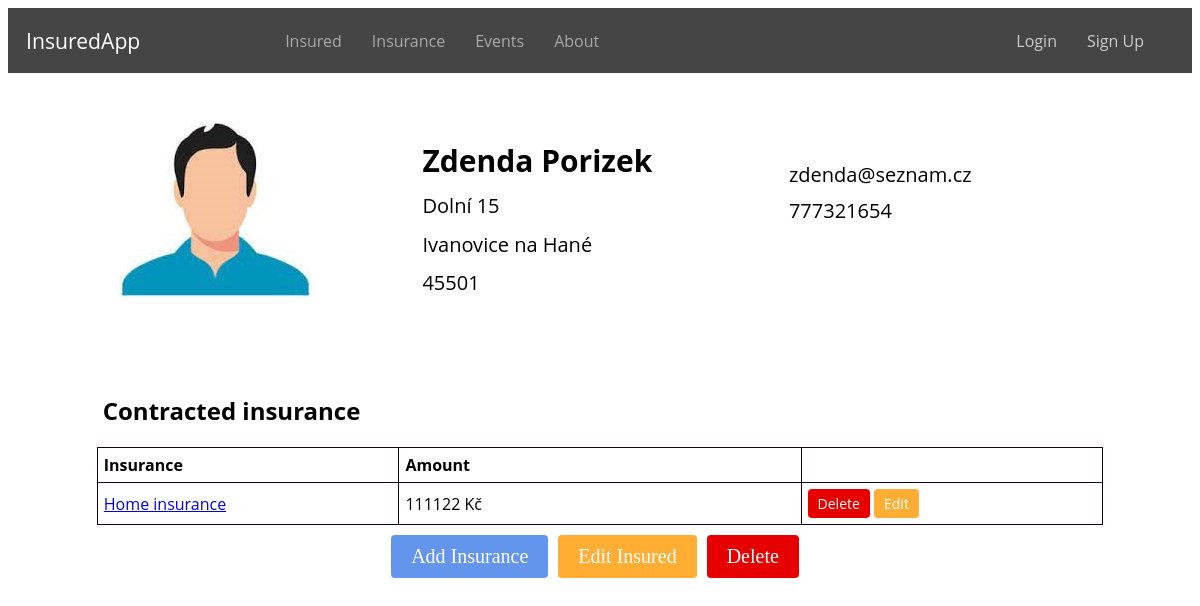
/insured/5/, run on an earlier commit of the app's database.
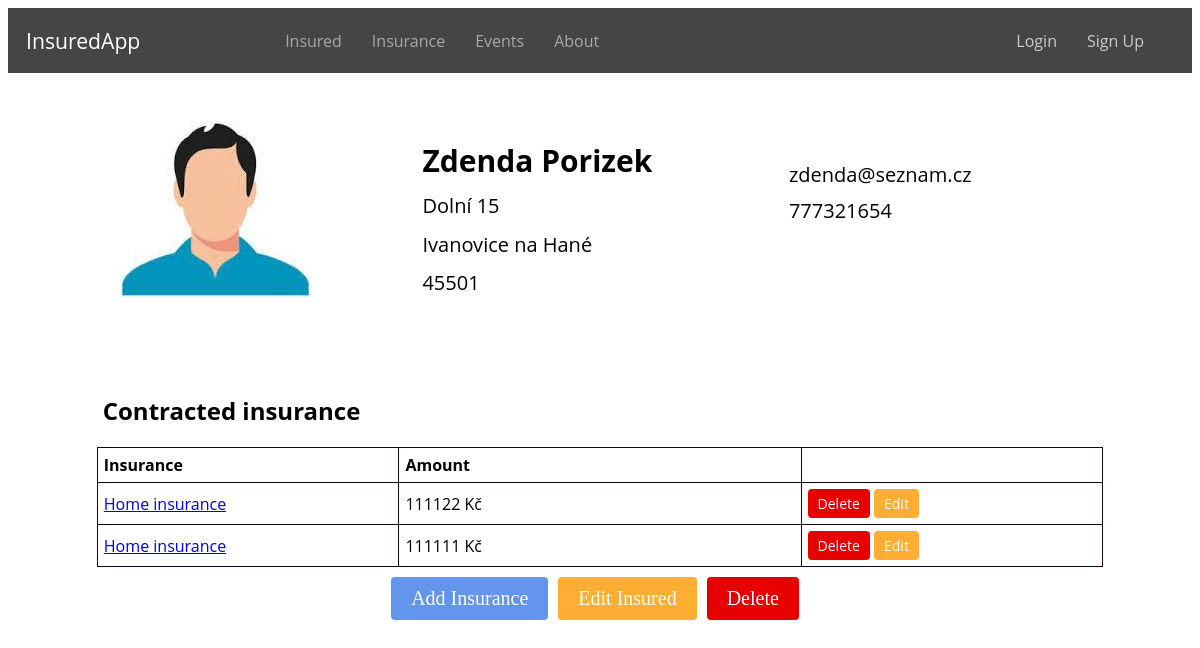
And on a later commit of the database.
### evidence/models.py (models this page shows, shortened)
class Insured(models.Model):
    user = models.ForeignKey(User, on_delete=models.CASCADE, related_name='insured', null=True)
    ROLE_CHOICES = (
        ('insurer', 'Insurer'),
        ('insured', 'Insured'),
    )
    first_name = models.CharField(max_length=100)
    profile_photo = models.ImageField(upload_to='profile_photos', blank=True, null=True)
    last_name = models.CharField(max_length=100)
    email = models.EmailField()
    role = models.CharField(max_length=10, choices=ROLE_CHOICES, null=True)
    street = models.CharField(max_length=100)
    city = models.CharField(max_length=64)
    zipcode = models.CharField(max_length=16)
    phone = models.CharField(max_length=16)
    class Meta:
        ordering = ['id']

class Insurance(models.Model):
    INSURANCE_TYPE = (
        ('home', 'Home insurance'),
        ('car', 'Car insurance'),
        ('property', 'Property insurance'),
    )
    insurance = models.ManyToManyField(Insured, related_name='insurance')
    type = models.CharField(max_length=32, choices=INSURANCE_TYPE)
    subject = models.CharField(max_length=32)
    amount = models.CharField(max_length=32)
    valid_from = models.DateField()
    valid_until = models.DateField()
    class Meta:
        ordering = ['id']

### evidence/views.py (the view)
# urls.py: path('insured/<int:insured_id>/', views.insured_detail, name='insured_detail'),
def insured_detail(request, insured_id):
    insured = get_object_or_404(Insured, pk=insured_id)
    return render(request, 'insured_detail.html', {'insured': insured, 'insured_id': insured_id})

### evidence/templates/insured_detail.html (shortened to what this page needs)
{% extends 'base.html' %}
{% load static %}
{% block content %}
    <div class="insured-info">
        <div class="thumbnail">
            {% if insured.profile_photo %}
                <img src="{{ insured.profile_photo.url }}" alt="Thumbnail">
            {% else %}
                <img src="{% static 'evidence/default_thumbnail.jpg' %}" alt="Default Thumbnail">
            {% endif %}
        </div>
        <div class="personal-info">
            <p class="name">{{ insured.first_name }} {{ insured.last_name }}</p>
            <p>{{ insured.street }}</p>
            <p>{{ insured.city }}</p>
            <p>{{ insured.zipcode }}</p>
        </div>
        <div class="contact-info">
            <p>{{ insured.email }}</p>
            <p>{{ insured.phone }}</p>
        </div>
    </div>
    <div class="insured-policies">
        <h2 class="insured-h">Contracted insurance</h2>
        <table class="policies-table">
            <thead>
                <tr>
                    <th>Insurance</th>
                    <th>Amount</th>
                    <th></th>
                </tr>
            </thead>
            <tbody>
            {% for policy in insured.insurance.all %}
                <tr>
                    <td><a href="{% url 'insurance_detail' insurance_id=policy.id %}">{{ policy.get_type_display }}</a></td>
                    <td>{{ policy.amount }} Kč</td>
                  <td>
                        <a href="{% url 'delete_insurance' insurance_id=policy.id %}" class="button button-delete" onclick="return confirm('Are you sure you want to delete this insurance?')">Delete</a>
                        <a href="{% url 'edit_insurance' insurance_id=policy.id %}" class="button button-edit">Edit</a>
                    </td>
                </tr>
            {% endfor %}
            </tbody>
        </table>
    </div>
    <div class="main-buttons">
        <a href="{% url 'add_insurance' insured_id=insured.id %}" class="button button-add">Add Insurance</a>
        <a href="{% url 'edit_insured' insured.id %}" class="button button-edit">Edit Insured</a>
        <a href="{% url 'delete_insured' insured.id %}" class="button button-delete" onclick="return confirm('Are you sure you want to delete this insured?')">Delete</a>
    </div>
{% endblock %}

### evidence/templates/base.html (shortened to what this page needs)
<!DOCTYPE html>
<html>
{% load static %}
<head>
    <link href="{% static 'css/style.css' %}" rel="stylesheet">
</head>
<body>
    <div class="navbar">
        <div class="navbar-logo">
            <a href="/" class="navbar-logo">InsuredApp</a>
        </div>
        <div class="navbar-links">
            <a href="/insured/" {% if request.path == '/insured/' %}class="active"{% endif %}>Insured</a>
            <a href="/insurances/" {% if request.path == '/insurances/' %}class="active"{% endif %}>Insurance</a>
            <a href="/insurance_events/" {% if request.path == '/insurance_events/' %}class="active"{% endif %}>Events</a>
            <a href="/about/" {% if request.path == '/about/' %}class="active"{% endif %}>About</a>
        </div>
        <div class="navbar-login">
            {% if user.is_authenticated %}
                <span>{{ user.username }}</span>
                <a href="/logout/">Logout</a>
            {% else %}
                <a href="/login/">Login</a>
                <a href="/signup/">Sign Up</a>
            {% endif %}
        </div>
    </div>
    <div class="content">
        {% block content %}{% endblock %}
    </div>
</body>
</html>

### static/css/style.css (style rules this page uses)
.navbar { color: #fff; background-color: #454545; padding: 18px; display: flex; align-items: center; justify-content: space-between; font-family: 'Open Sans', sans-serif; }
.navbar-links { display: flex; align-items: center; }
.navbar a { color: #ccc; text-decoration: none; margin-right: 30px; }
.navbar-logo { color: #fff !important; font-size: 115% ; margin-right: 10%; }
.navbar-links a { color: #A9A9A9; text-decoration: none; margin-right: 30px; }
.navbar-login { display: flex; align-items: center; margin-left: auto; }
.insured-h, .insurances-h, .insured-events-h { margin-top: 5%; margin-left: 8%; font-family: 'Open Sans', sans-serif; }
.button { display: inline-block; padding: 5px 10px; color: #fff; text-decoration: none; font-size: 14px; border-radius: 4px; }
.button-add { background-color: #6495ED; }
.button-edit { background-color: #ffad33; }
.button-delete { background-color: #e60000; }
.main-buttons { display: flex; justify-content: center; margin-top: 10px; }
.main-buttons .button { margin-right: 10px; font-size: 20px; padding: 10px 20px; }
.insured-table, .policies-table, .insurances-table, .insured-events-table { width: 85%; margin-top: 20px; margin-left: auto; margin-right: auto; border-collapse: collapse; font-family: 'Open Sans', sans-serif; }
.insured-table th, .insured-table td, .policies-table th, .policies-table td, .insurances-table th, .insurances-table td, .insured-events-table th, .insured-events-table td { padding: 6px; border: 1px solid #1a001a; }
.policies-table th:nth-child(2), .policies-table td:nth-child(2) { width: 40%; }
.policies-table th:nth-child(1), .policies-table td:nth-child(1), .policies-table th:nth-child(3), .policies-table td:nth-child(3) { width: 30%; }
.insured-table th, .policies-table th { text-align: left; }
.insured-info { display: flex; align-items: flex-start; margin-top: 20px; font-family: 'Open Sans', sans-serif; }
.thumbnail { margin: 1% 0 0 8%; }
.personal-info { margin: 3% 0 0 8%; font-size: 20px; }
.personal-info p { margin: 5% 0; }
.contact-info { margin: 5% 0 0 10%; font-size: 20px; }
.contact-info p { margin: 5% 0 0 10%; }
.name { font-size: 1.5em; font-weight: bold; margin-bottom: 10px; }

What changed in the data, as far as the page shows it:
added Insurance: type "Home insurance", amount "111111"
